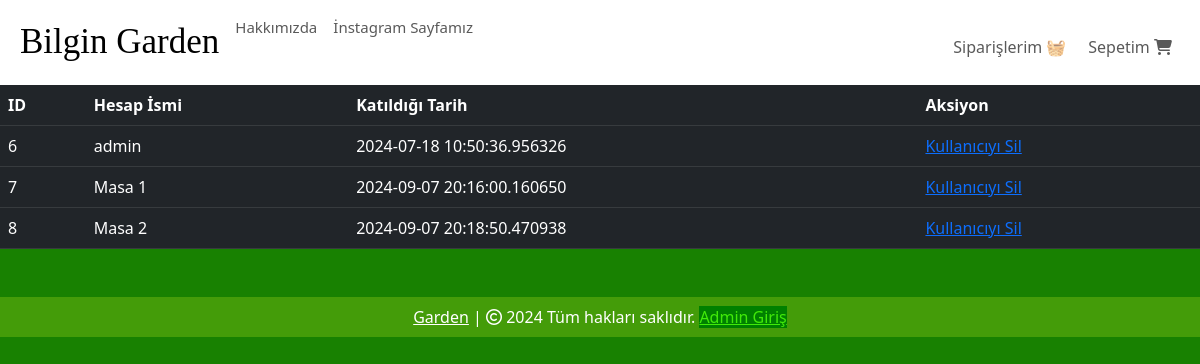
Page /customers (signed in) on the earlier database version.
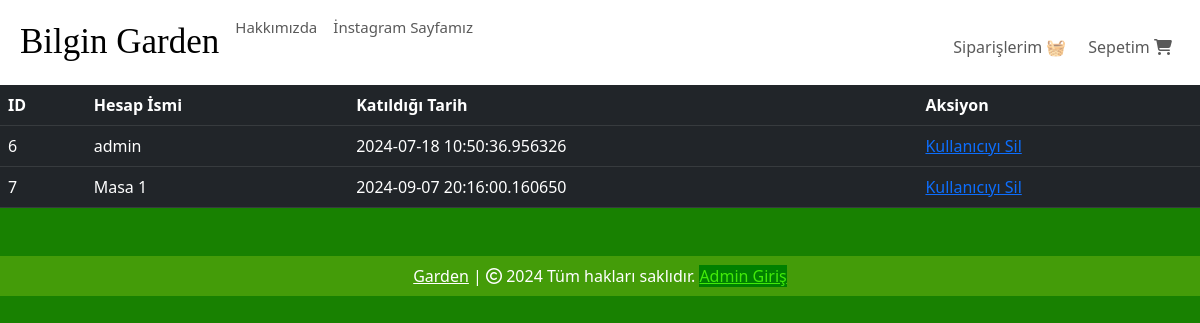
Same page on the later database version.
### website/models.py (models this page shows, shortened)
class Customer(db.Model, UserMixin):
    id = db.Column(db.Integer, primary_key=True)
    email = db.Column(db.String(100), unique=True)
    username = db.Column(db.String(100))
    password_hash = db.Column(db.String(150))
    date_joined = db.Column(db.DateTime(), default=datetime.utcnow)
    MasaNo = db.Column(db.Integer)
    cart_items = db.relationship('Cart', backref=db.backref('customer', lazy=True))
    orders = db.relationship('Order', backref=db.backref('customer', lazy=True))
    @property
    def password(self):
        raise AttributeError('Password is not a readable Attribute')

### website/admin.py (the view)
@admin.route('/customers')
@login_required
def display_customers():
    if current_user.id == 6:
        customers = Customer.query.all()
        return render_template('customers.html', customers=customers)
    return render_template('404.html')

### website/templates/customers.html (shortened to what this page needs)
{% extends 'base.html' %}
{% block body %}
<table class="table table-dark table-hover">
    <thead>
        <tr>
            <th scope="col">ID</th>
            <th scope="col">Hesap İsmi</th>
            <th scope="col">Katıldığı Tarih</th>
            <th scope="col">Aksiyon</th>
        </tr>
    </thead>
    <tbody>
        {% for customer in customers %}
        <tr>
        <td>{{ customer.id }}</td>
        <td>{{ customer.username }}</td>
        <td>{{ customer.date_joined }}</td>
        <td>
            <a href="/remove-user/{{ customer.id }}">Kullanıcıyı Sil</a>
        </td>
        </tr>
        {% endfor %}
    </tbody>
</table>
{% endblock %}

Differences in the rows shown:
removed Customer: id "8", username "Masa 2", date_joined "2024-09-07 20:18:50.470938"
